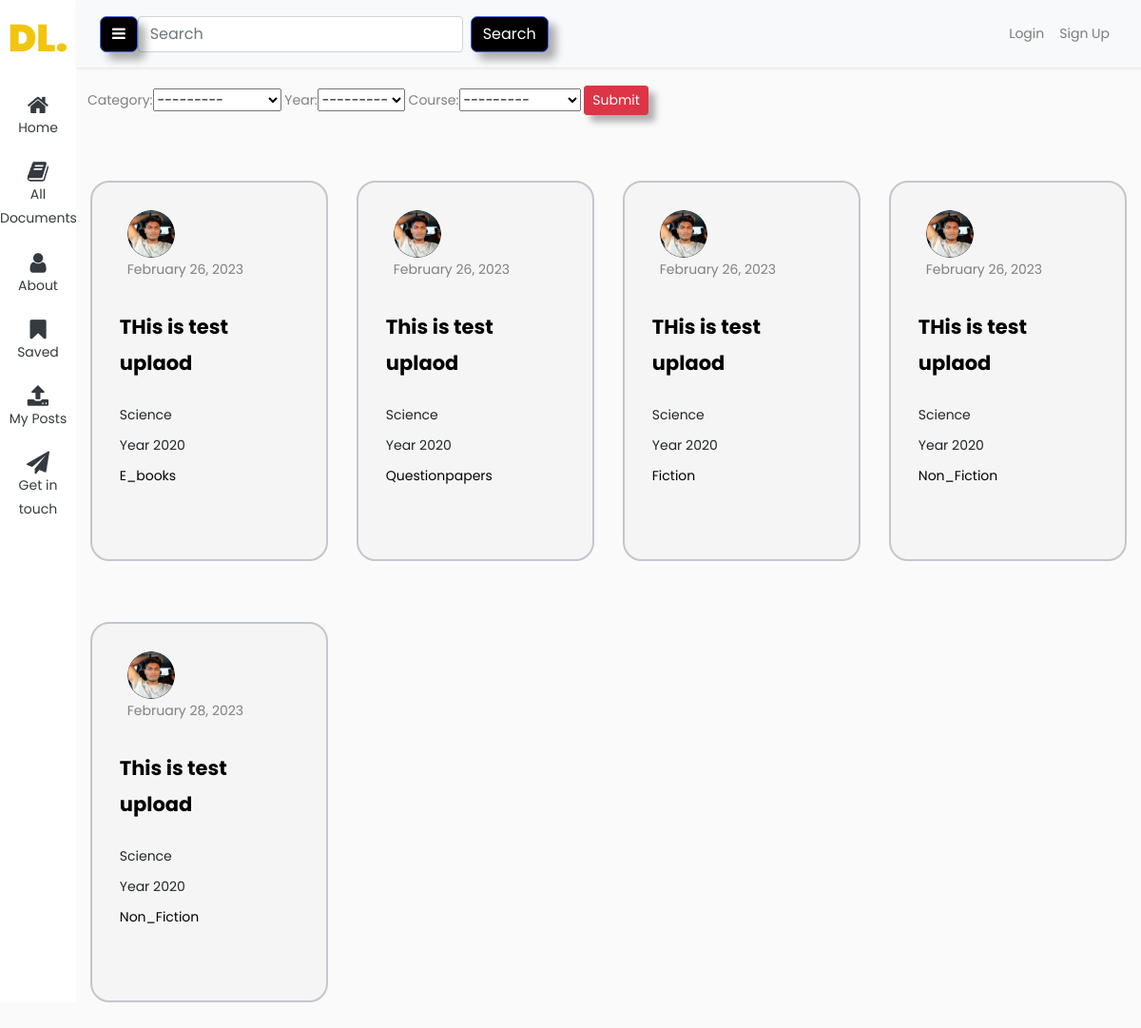
The page /filterScience on the database its author committed.
### blog/models.py (models this page shows, shortened)
class Document2(models.Model):
    description = models.CharField(max_length=255, blank=True)
    pdf = models.FileField(upload_to='pdf/', null=True)
    date_posted = models.DateTimeField(default=timezone.now)
    category = models.ForeignKey(Category2, on_delete=models.CASCADE, related_name='documents')
    author = models.ForeignKey(User, on_delete=models.CASCADE, null=True)
    favourites = models.ManyToManyField(User, related_name='favourite_documents', default=None, blank=True)
    stream = models.ForeignKey(Stream, on_delete=models.CASCADE, null=True)
    year = models.ForeignKey(Year, on_delete=models.CASCADE, default=2020)
    course = models.ForeignKey(Course, on_delete=models.CASCADE, default=1)

class Stream(models.Model):
    name = models.CharField(max_length=255)
    def __str__(self):
        return self.name

class Year(models.Model):
    classof = models.IntegerField()
    def __str__(self):
        return f"Year {self.classof}"

class Category2(models.Model):
    name = models.CharField(max_length=255, blank=True)
    def __str__(self):
        return self.name

### users/models.py (models this page shows, shortened)
class Profile(models.Model):
    user = models.OneToOneField(User, on_delete=models.CASCADE)
    image = models.ImageField(default='default.jpg', upload_to='profile_pics')
    Stream = models.CharField(max_length=100)

### blog/views.py (the view)
# urls.py: path('filterScience', views.Science, name='filter-Science'),
def Science(request):
    first_category = Stream.objects.get(name='Science')
    document2 = Document2.objects.filter(stream=first_category)
    document2_filter = Document2Filter4(request.GET, queryset=document2)
    filtered_documents = document2_filter.qs.filter(stream=first_category)
    context = {}
    if filtered_documents.exists():
        context['document2_filter'] = document2_filter
    else:
        print("No documents found for category 'Science'")
        context['document2_filter'] = Document2.objects.none()
    return render(request, "blog/Science.html", context)

### blog/models.py (called while the page is built)
    def __str__(self):
        return self.name

### blog/templates/blog/Science.html (shortened to what this page needs)
{% extends "blog/basewithsidebar.html" %}
{% block content %}
<div class=" ">
    <form method="get">
        {{ document2_filter.form  }}
        <button class="btn btn-sm btn-danger" type="submit">Submit</button>
    </form>
</div>
{% if document2_filter %}
{% for document in document2_filter.qs %}
  <div class="col-md-3 mt-5 d-flex justify-content-center">
    <div class="card mt-3">
    <div class="px-2 " >
      <img class="rounded-circle shadow-4-strong" width="50px" src="{{ document.author.profile.image.url }}" alt="">
        </div>
    <div class="ms-2 c-details">
        <h6 class="mb-0">{{ user.username }}</h6> <span>{{ document.date_posted|date:"F d, Y" }}</span>
    </div>
		<div class="card-details">
		  <p class="text-title">{{ document.description }}</p>
		  <p class="text-body  ">{{document.stream}}</p>
		  <p class="text-body  ">{{document.year}}</p>
      <p href="{% url 'category' document.category%}">{{ document.category}}</p>
		</div>
	  </div>
</div>
{% endfor %}
{% else %}
    <h2>No documents found for category 'Science'</h2>
    <h1 style="color:#f1c50e;"> Click the submit button again</h1>
{% endif %}
{% endblock content %}

### blog/templates/blog/Science.html (style rules this page uses)
button { position: relative; font-size: 1.2em; padding: 0.7em 1.4em; background-color: #BF0426; text-decoration: none; border: none; border-radius: 0.5em; color: #DEDEDE; box-shadow: 0.5em 0.5em 0.5em rgba(0, 0, 0, 0.3); }
button::before { position: absolute; content: ''; height: 0; width: 0; top: 0; left: 0; background: linear-gradient(135deg, rgb(245 245 245) 0%, rgb(255 255 255) 50%, #ffc107 50%, #ffc107 60%); border-radius: 0 0 0.5em 0; box-shadow: 0.2em 0.2em 0.2em rgba(0, 0, 0, 0.3); transition: 0.3s; }
.card { width: 300px; height: 400px; border-radius: 20px; background: #f5f5f5; position: relative; padding: 1.8rem; border: 2px solid #c3c6ce; transition: 0.5s ease-out; overflow: visible; }
.card-details { color: black; height: 100%; gap: .5em; display: grid; place-content: center; }
.text-body { color: rgb(134, 134, 134); margin-bottom: 0%; }
.text-title { font-size: 1.5em; font-weight: bold; }

### rows shown on the page
Document2: author.profile.image (picture), date_posted "February 26, 2023", description "THis is test uplaod", stream "Science", year "Year 2020", category "E_books"
Document2: author.profile.image (picture), date_posted "February 26, 2023", description "This is test uplaod", stream "Science", year "Year 2020", category "Questionpapers"
Document2: author.profile.image (picture), date_posted "February 26, 2023", description "THis is test uplaod", stream "Science", year "Year 2020", category "Fiction"
Document2: author.profile.image (picture), date_posted "February 26, 2023", description "THis is test uplaod", stream "Science", year "Year 2020", category "Non_Fiction"
Document2: author.profile.image (picture), date_posted "February 28, 2023", description "This is test upload", stream "Science", year "Year 2020", category "Non_Fiction"
